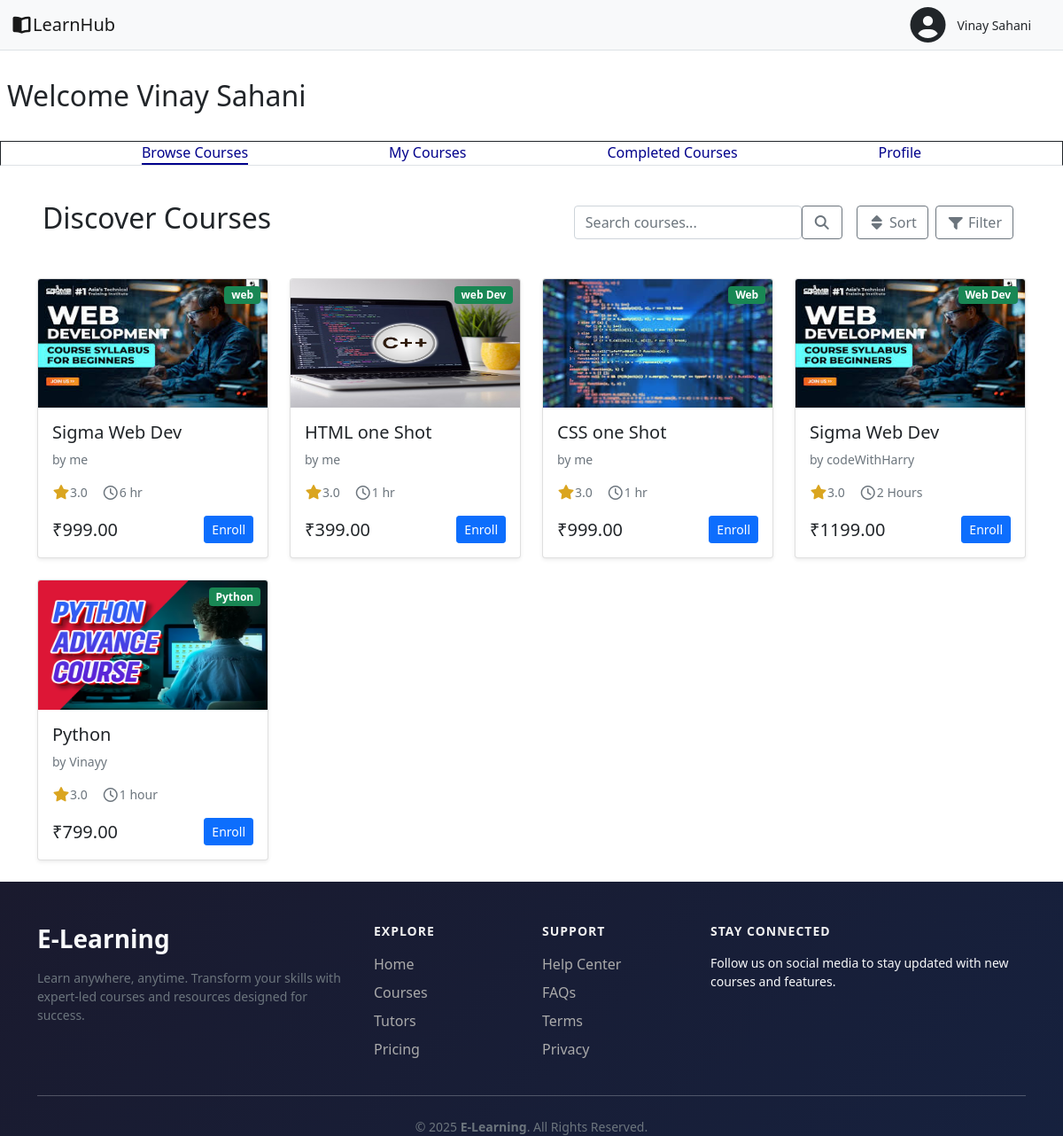
/student/student_overview.php (signed in), run on the app's committed database.
### tables this page shows
CREATE TABLE `tblcourses` (
  `id` int(11) NOT NULL,
  `title` varchar(50) NOT NULL,
  `description` varchar(100) NOT NULL,
  `instructor` varchar(20) NOT NULL,
  `category` varchar(20) NOT NULL,
  `price` decimal(20,2) NOT NULL,
  `thumbnail` varchar(50) NOT NULL,
  `rating` decimal(5,1) NOT NULL DEFAULT 3.0,
  `duration` varchar(20) NOT NULL,
  `created_at` varchar(20) NOT NULL,
  `video` varchar(255) DEFAULT NULL
);

### student/student_overview.php (the view, shortened to what this page needs)
<!DOCTYPE html>
<html lang="en">
<head>
    <?php require('../styles.php'); ?>
</head>
<body style="width: 100vw; overflow-x: hidden;">
    <?php require_once 'student_header.php'; ?>
    <div>
        <div class="d-flex justify-content-between align-items-center mb-4 px-5 py-3">
            <h2>Discover Courses</h2>
            <div class="d-flex align-items-center justify-content-between">
                <div class="d-flex position-relative mx-3">
                    <input type="text" class="form-control" placeholder="Search courses..." style="
                        padding-left: '40px'; width: '300px'" />
                    <button class="btn btn-outline-secondary"><i class="fa-solid fa-search"
                            class="position-absolute text-muted"></i></button>
                </div>
                <button class="btn btn-outline-secondary">
                    <i class="fa-solid fa-sort" style="font-size:16px"></i>
                    Sort
                </button>
                <button class="btn btn-outline-secondary mx-2">
                    <i class="fa-solid fa-filter" style="font-size:16px"></i>
                    Filter
                </button>
            </div>
        </div>
        <div class="container">
            <?php
            require_once '../connection.php';
            $courseQuery = "SELECT * FROM tblcourses";
            $result = mysqli_query($conn, $courseQuery);
            if (mysqli_num_rows($result) === 0) {
                echo '<p class="text-muted text-center">No courses Available.</p>';
            } else {
                echo "<div class='row '>";
                while ($course = mysqli_fetch_assoc($result)) {
                    $courseId = $course['id'] ?? null;
                    $courseTitle = $course['title'] ?? null;
                    $courseInstructor = $course['instructor'] ?? null;
                    $courseRating = $course['rating'] ?? null;
                    $courseDuration = $course['duration'] ?? null;
                    $coursePrice = $course['price'] ?? null;
                    $courseImage = $course['thumbnail'] ?? null;
                    $courseCategory = $course['category'] ?? null;
                    $enrollQuery = "SELECT * FROM tblmycourses WHERE user_id = '" . $_SESSION['user_id'] . "' and course_id = '" . $courseId . "'";
                    $enrollResult = mysqli_query($conn, $enrollQuery);
                    if ($enrollResult && mysqli_num_rows($enrollResult) > 0) {
                        $isEnrolled = "Enrolled";
                        $disabled = "disabled-link";
                    } else {
                        $isEnrolled = "Enroll";
                        $disabled = "";
                    }
                    echo "
                        <div class='col-md-4 col-lg-3 mb-4'>
                            <div class='card h-100 shadow-sm hover-shadow'>
                                <div style='position: relative; padding-bottom: 56.25%; overflow:hidden '>
                                    <img src='$courseImage' alt='image' class='card-img-top'
                                    style='
                                    position: absolute; top: 0; left: 0; width: 100%; height: 100%; objectFit: cover' />
                                    <span class='badge bg-success position-absolute' style='top: 8px; right: 8px'>
                                        $courseCategory
                                    </span>
                                </div>
                                <div class='card-body'>
                                    <h5 class='card-title'>$courseTitle</h5>
                                    <p class='text-muted small'>by $courseInstructor</p>
                                    <div class='d-flex align-items-center gap-3 mb-3 small text-muted'>
                                        <div class='d-flex align-items-center'>
                                            <i class='fa-solid fa-star' class='text-warning me-1' style='font-size: 16px;color:goldenrod'></i>
                                            $courseRating
                                        </div>
                                        <div class='d-flex align-items-center'>
                                            <i class='fa-regular fa-clock' class='me-1' style='font-size: 16px;'></i>
                                            $courseDuration
                                        </div>
                                    </div>
                                    <div class='d-flex justify-content-between align-items-center'>
                                        <span class='h5 mb-0'>₹$coursePrice</span>
                                       <a href='course_overview.php?id=$courseId' class='btn btn-primary btn-sm $disabled'>
                                           $isEnrolled
                                        </a>
                                    </div>
                                </div>
                            </div>
                        </div>
                ";
                }
                echo '</div>';
            }
            ?>
        </div>
    </div>
    <?php require_once './footer.php' ?>
</body>
</html>

### styles/style.css (style rules this page uses)
:root { --bs-primary: #030213; --bs-primary-rgb: 3, 2, 19; --bs-secondary: #6c757d; --bs-success: #28a745; --bs-warning: #ffc107; --bs-danger: #dc3545; --bs-light: #f8f9fa; --bs-dark: #343a40; --transition: all 0.3s ease-in-out; }
html { scroll-behavior: smooth; }
body { width: 100vw; overflow-x: hidden; opacity: 0; transition: opacity 0.5s ease-in-out; font-family: "Inter", sans-serif; background-color: #fff; color: var(--bs-dark); }
body.fade-in { opacity: 1; }
.gap-3 { gap: 1rem; }
.btn { font-weight: 500; border-radius: 0.375rem; transition: var(--transition); }
.btn-primary { background-color: var(--bs-primary); border-color: var(--bs-primary); }
.form-control, .form-select { border-radius: 0.375rem; border: 1px solid rgba(0, 0, 0, 0.1); transition: var(--transition); }
.card { border: 1px solid rgba(0, 0, 0, 0.1); border-radius: 0.625rem; transition: var(--transition); }
.hover-shadow { transition: var(--transition); }
.hover-shadow { transition: all 0.3s ease-in-out; }
.btn { transition: all 0.3s ease-in-out; }
.card { border: none; border-radius: 12px; transition: transform 0.3s ease, box-shadow 0.3s ease; }
.badge.bg-success { animation: pulse 1.5s infinite; }

### data on the page
tblcourses: thumbnail (picture), category "web", title "Sigma Web Dev", instructor "me", rating "3.0", duration "6 hr", price "999.00", isEnrolled "Enroll"
tblcourses: thumbnail (picture), category "web Dev", title "HTML one Shot", instructor "me", rating "3.0", duration "1 hr", price "399.00", isEnrolled "Enroll"
tblcourses: thumbnail (picture), category "Web", title "CSS one Shot", instructor "me", rating "3.0", duration "1 hr", price "999.00", isEnrolled "Enroll"
tblcourses: thumbnail (picture), category "Web Dev", title "Sigma Web Dev", instructor "codeWithHarry", rating "3.0", duration "2 Hours", price "1199.00", isEnrolled "Enroll"
tblcourses: thumbnail (picture), category "Python", title "Python", instructor "Vinayy", rating "3.0", duration "1 hour", price "799.00", isEnrolled "Enroll"

### other printed values
$_SESSION['user_name'] "Vinay Sahani"
